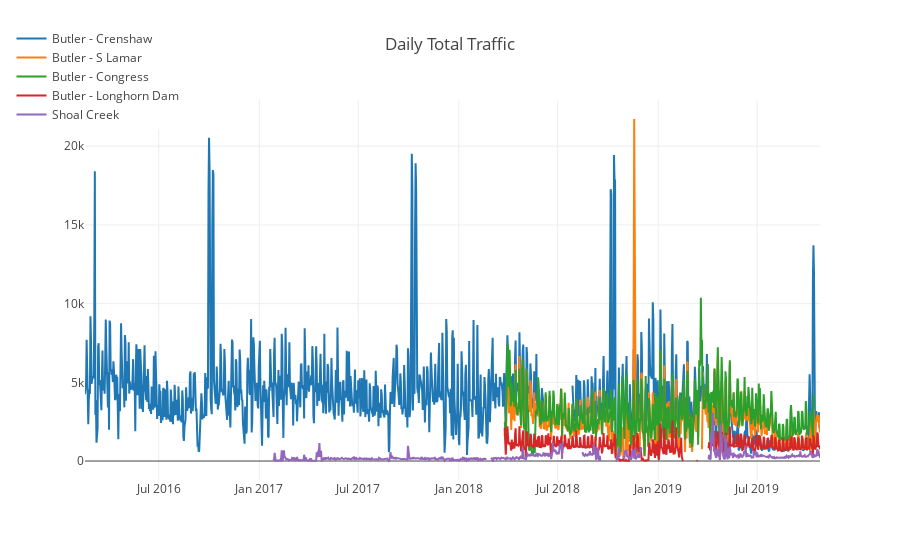

Notebook code for this chart:
### Markdown cell above
# 2. Exploratory Data Analysis (EDA)

This section contains basic EDA of the counts in the data set in order to understand their properties.

First, let's take a look about daily traffic at the five locations where there are people counters.

### Code cell
x = trail_df['Date']
y1 = trail_df['Butler Trail - Crenshaw Bridge PC Urban Trail']
y2 = trail_df['Butler Trail - South Lamar PC Urban Trail']
y3 = trail_df['Butler Trail - North Congress PC Urban Trail']
y4 = trail_df['Butler Trail - Longhorn Dam PC Urban Trail']
y5 = trail_df['Shoal Creek Solar Trail PC Urban Trail ped/bike']

trace1 = go.Scatter(x=x, y=y1, name='Butler - Crenshaw')
trace2 = go.Scatter(x=x, y=y2, name='Butler - S Lamar')
trace3 = go.Scatter(x=x, y=y3, name='Butler - Congress')
trace4 = go.Scatter(x=x, y=y4, name='Butler - Longhorn Dam')
trace5 = go.Scatter(x=x, y=y5, name='Shoal Creek')

data = [trace1, trace2, trace3, trace4, trace5]
layout = go.Layout(title='Daily Total Traffic', legend=dict(x=-.1, y=1.2))

fig = go.Figure(data=data, layout=layout)
iplot(fig)

### Figure 1 — Plotly figure (JSON) as saved in the notebook; plotly's stock layout.template omitted (floating-point values rounded to 4 significant figures; data arrays with more than 128 entries replaced by an {"elided": "..."} marker saying what was removed)
{"data": [{"name": "Butler - Crenshaw", "type": "scatter", "uid": "d36d89bd-a87f-4d7b-aa13-724986682aa1", "x": {"elided": "1346 str values"}, "y": {"elided": "1346 int values"}}, {"name": "Butler - S Lamar", "type": "scatter", "uid": "412791ee-3d18-4cdc-89ab-8a3bb649a443", "x": {"elided": "1346 str values"}, "y": {"elided": "1346 int values"}}, {"name": "Butler - Congress", "type": "scatter", "uid": "00fe8f5a-5c5a-4b4b-9b26-7440934ba22b", "x": {"elided": "1346 str values"}, "y": {"elided": "1346 int values"}}, {"name": "Butler - Longhorn Dam", "type": "scatter", "uid": "ae0a4dee-e02e-4e2e-ae6e-ebde538d4399", "x": {"elided": "1346 str values"}, "y": {"elided": "1346 int values"}}, {"name": "Shoal Creek", "type": "scatter", "uid": "a634d2a9-7d37-4ba3-aeaf-ed6ab06c9913", "x": {"elided": "1346 str values"}, "y": {"elided": "1346 int values"}}], "layout": {"legend": {"x": -0.1, "y": 1.2}, "title": {"text": "Daily Total Traffic"}}}
